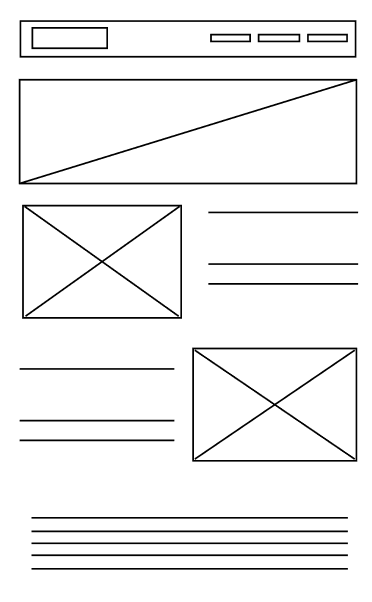
#> input picture test.png, 372 x 602 px
$ python divider.py
#> lines starting #> are read from the running program, lines starting #| are printed output that depends on the picture; after the words box and inside, x2 and y2 are one past the last pixel; in counts of white or black regions, pixels touching at a corner belong together
import cv2
import numpy as np

# read input image
img = cv2.imread('test.png')
#> img is the input picture: shape (602, 372, 3); min 0, max 255, mean 241.9

# define border color
lower = (0, 80, 110)
upper = (0, 120, 150)

# threshold on border color
mask = cv2.inRange(img, lower, upper)
#> mask: shape (602, 372); every value is 0

# dilate threshold
kernel = cv2.getStructuringElement(cv2.MORPH_RECT, (15, 15))
mask = cv2.morphologyEx(mask, cv2.MORPH_DILATE, kernel)

# recolor border to white
img[mask==255] = (255,255,255)

# convert img to grayscale
gray = cv2.cvtColor(img, cv2.COLOR_BGR2GRAY)

# otsu threshold
thresh = cv2.threshold(gray, 0, 255, cv2.THRESH_OTSU )[1]
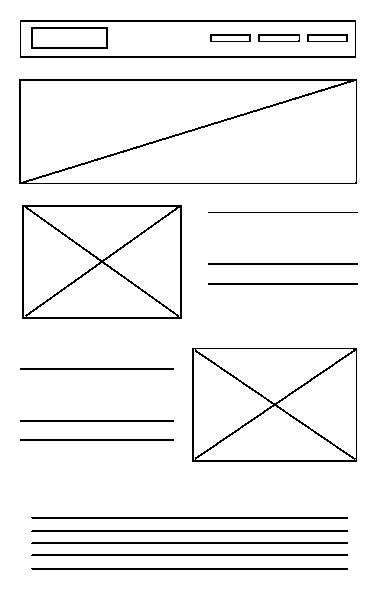
#> thresh: shape (602, 372); 94.5% white; black in thin lines or dots, all inside (x1, y1, x2, y2) = (19, 20, 358, 570)

# apply morphology open
kernel = cv2.getStructuringElement(cv2.MORPH_RECT, (17,17))
morph = cv2.morphologyEx(thresh, cv2.MORPH_OPEN, kernel)
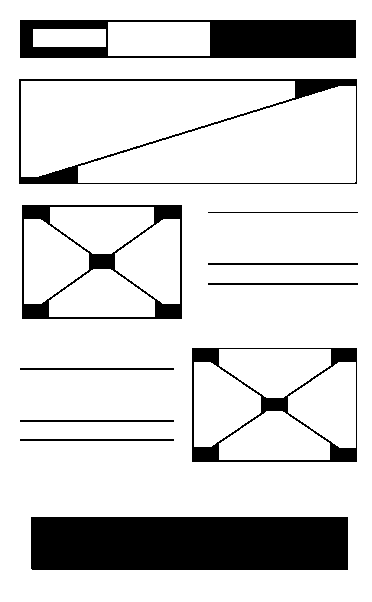
#> morph: shape (602, 372); 84.1% white; 11 black regions, largest, box (x1, y1, x2, y2) and area: (31, 517, 348, 570) 16800, (20, 20, 356, 58) 7986, (22, 205, 182, 319) 3243
morph = 255 - morph

# save result
cv2.imwrite("morph.jpg", morph)

cv2.imshow("morph",morph)
cv2.waitKey(0)
